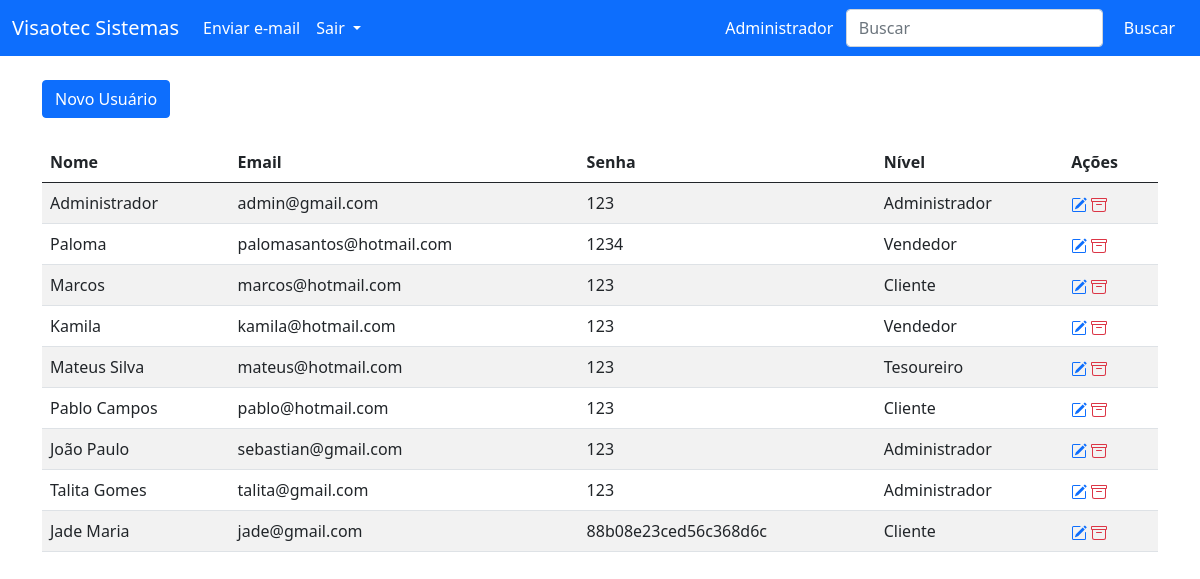
The page /painel-adm (signed in) on the database its author committed.
### tables this page shows
CREATE TABLE `usuarios` (
  `id` int(11) NOT NULL,
  `nome` varchar(50) NOT NULL,
  `email` varchar(50) NOT NULL,
  `senha` varchar(20) NOT NULL,
  `nivel` varchar(30) NOT NULL
);

### painel-adm/index.php (the view, shortened to what this page needs)
<?php
require_once("../conexao.php");
?>
<!DOCTYPE html>
<html>
<head>
</head>
<link href="https://cdn.jsdelivr.net/npm/bootstrap@5.0.0-beta1/dist/css/bootstrap.min.css" rel="stylesheet">
<body>
	<nav class="navbar navbar-expand-lg navbar-light bg-primary">
		<div class="container-fluid text-white">
			<a class="navbar-brand text-white" href="index.php">Visaotec Sistemas</a>
			<div class="collapse navbar-collapse" id="navbarSupportedContent">
				<ul class="navbar-nav me-auto mb-2 mb-lg-0">
					<li class="nav-item">
						<a class="nav-link active text-white" href="../form/index.php">Enviar e-mail</a>
					</li>
					<li class="nav-item dropdown">
						<a class="nav-link active dropdown-toggle text-white" href="#" id="navbarDropdown" role="button" data-bs-toggle="dropdown" aria-expanded="false">
							Sair
						</a>
					</li>
				</ul>
				<?php echo $_SESSION['nome_usuario'] ?>&nbsp;&nbsp;&nbsp;
				<form method="GET" class="d-flex">
					<input class="form-control me-2" type="search" placeholder="Buscar" aria-label="Search" name="txtBuscar">
					<button class="btn btn-outline-primary text-white" type="submit">Buscar</button>
				</form>
			</div>
		</div>
	</nav>
	<div class="container">
		<a href="index.php?funcao=novo" class="btn btn-primary mt-4" type="button">Novo Usuário</a>
		<?php
		$txtBuscar = '%' .@$_GET['txtBuscar']. '%';
		$query = $pdo->prepare("SELECT * FROM usuarios where nome LIKE :nome or email LIKE :email ");
		$query->bindValue(":email", $txtBuscar);
		$query->bindValue(":nome", $txtBuscar);
		$query->execute();
		$res = $query->fetchAll(PDO::FETCH_ASSOC);
		$total_reg = @count($res);
		if($total_reg > 0){
			?>
			<table class="table table-striped mt-4">
				<thead>
					<tr>
						<th scope="col">Nome</th>
						<th scope="col">Email</th>
						<th scope="col">Senha</th>
						<th scope="col">Nível</th>
						<th scope="col">Ações</th>
					</tr>
				</thead>
				<tbody>
					<?php
					for($i=0; $i < $total_reg; $i++){
						$nome = $res[$i]['nome'];
						$email = $res[$i]['email'];
						$senha = $res[$i]['senha'];
						$nivel = $res[$i]['nivel'];
						$id = $res[$i]['id'];
						?>
						<tr>
							<td><?php echo $nome ?></td>
							<td><?php echo $email ?></td>
							<td><?php echo $senha ?></td>
							<td><?php echo $nivel ?></td>
							<td>
								<a href="index.php?funcao=editar&id=<?php echo $id ?>" title="Editar Registro" class="mr-1" style="text-decoration: none">
								</a>
								<a href="index.php?funcao=deletar&id=<?php echo $id ?>" title="Deletar Registro" class="mr-1" style="text-decoration: none">
								</a>
							</td>
						</tr>
						<?php
					}
				}else{
					echo '<p class="mt-4">Não existem dados para serem exibidos</p>';
				}
				?>
			</tbody>
		</table>
	</div>
</body>
</html>

### rows shown on the page
usuarios: nome "Administrador", email "admin@gmail.com", senha "123", nivel "Administrador"
usuarios: nome "Paloma", email "palomasantos@hotmail.com", senha "1234", nivel "Vendedor"
usuarios: nome "Marcos", email "marcos@hotmail.com", senha "123", nivel "Cliente"
usuarios: nome "Kamila", email "kamila@hotmail.com", senha "123", nivel "Vendedor"
usuarios: nome "Mateus Silva", email "mateus@hotmail.com", senha "123", nivel "Tesoureiro"
usuarios: nome "Pablo Campos", email "pablo@hotmail.com", senha "123", nivel "Cliente"
usuarios: nome "João Paulo", email "sebastian@gmail.com", senha "123", nivel "Administrador"
usuarios: nome "Talita Gomes", email "talita@gmail.com", senha "123", nivel "Administrador"
usuarios: nome "Jade Maria", email "jade@gmail.com", senha "88b08e23ced56c368d6c", nivel "Cliente"

### other values the page prints
$_SESSION['nome_usuario'] "Administrador"
